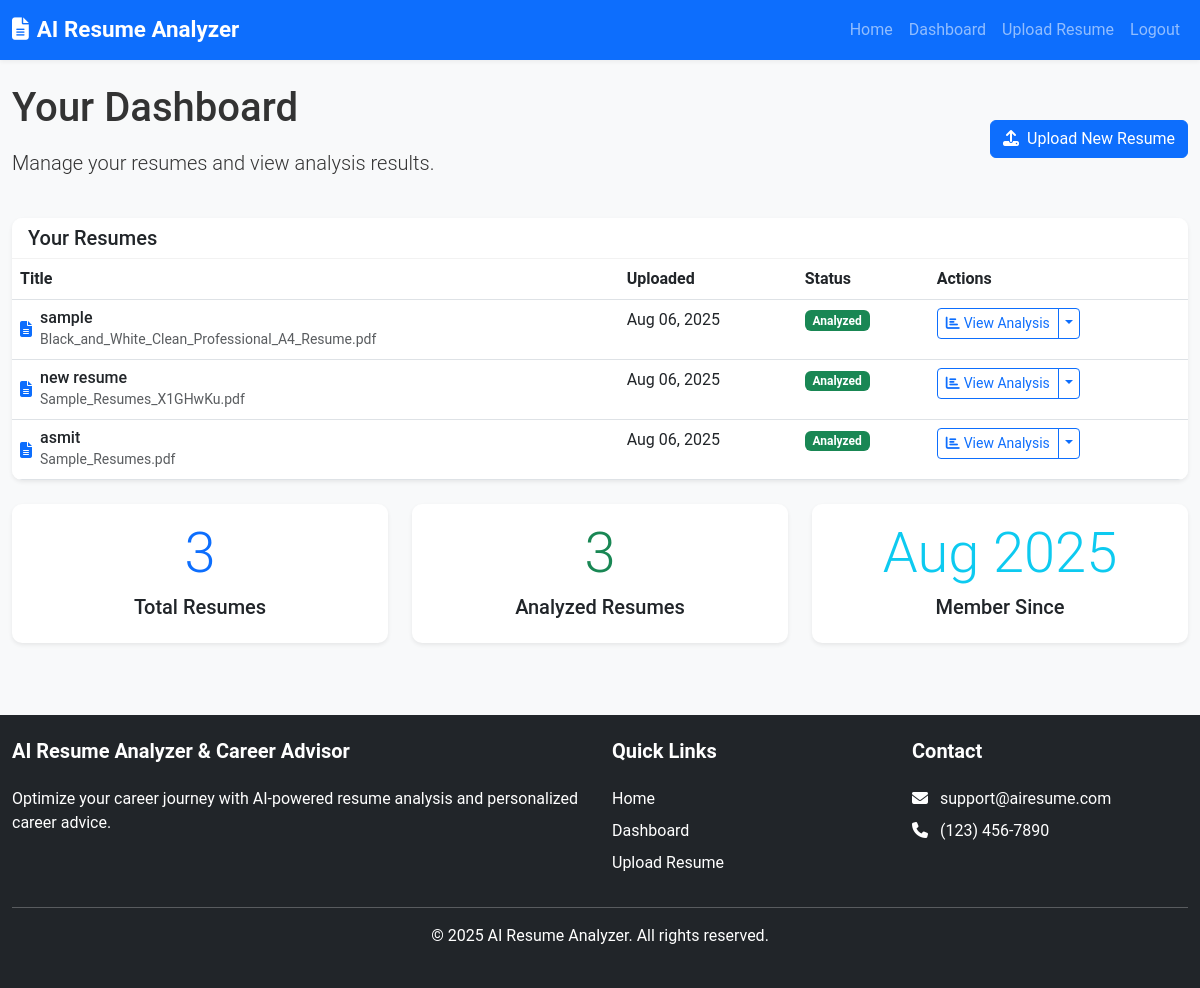
Before: /dashboard/ (signed in) with the older database file.
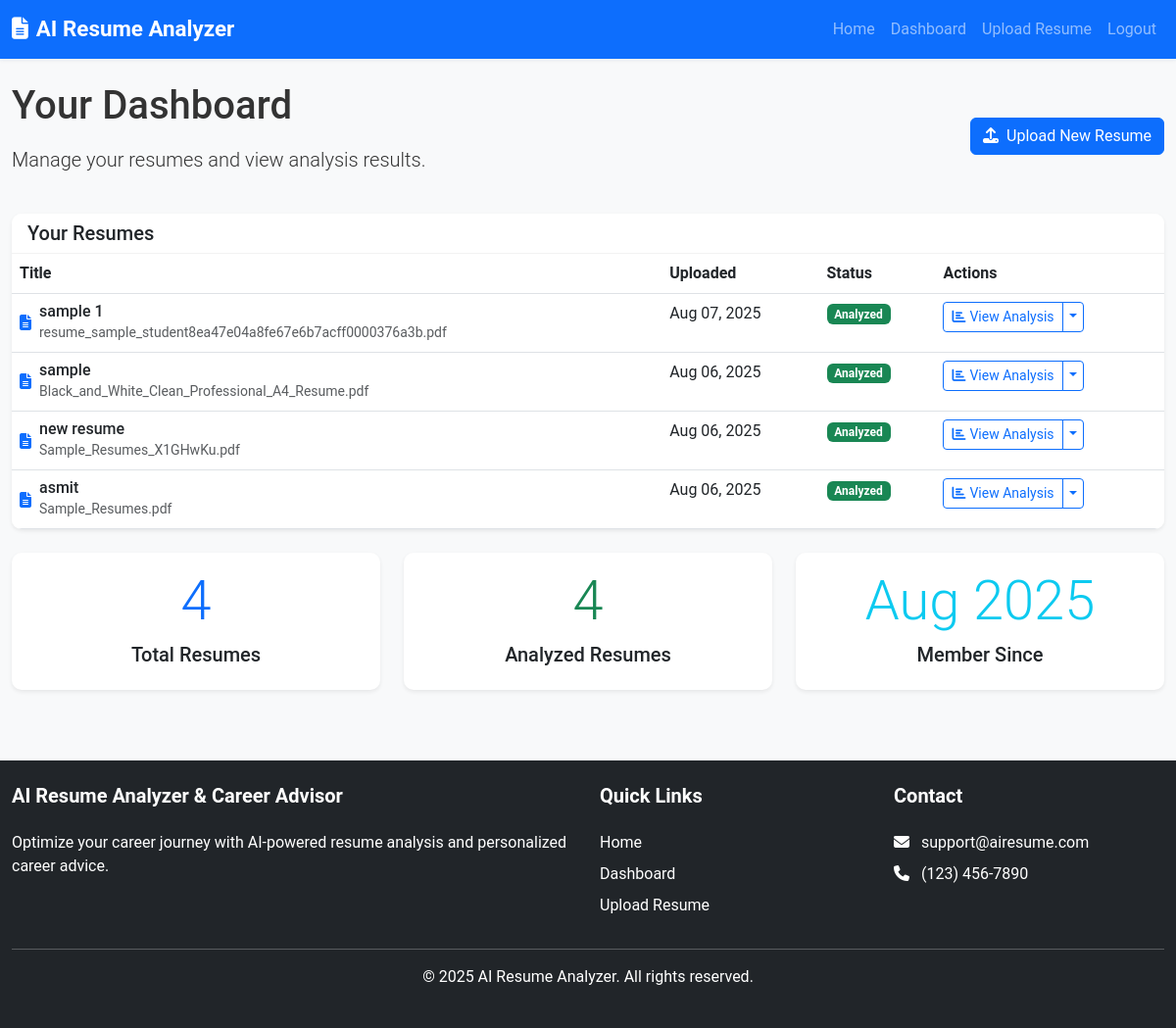
After: the same page with the newer database file.
### resume_app/models.py (models this page shows, shortened)
class Resume(models.Model):
    user = models.ForeignKey(User, on_delete=models.CASCADE, related_name='resumes')
    title = models.CharField(max_length=255)
    file = models.FileField(upload_to=resume_upload_path)
    uploaded_at = models.DateTimeField(auto_now_add=True)
    def filename(self):
        return os.path.basename(self.file.name)

### resume_app/views.py (the view)
# urls.py: path('dashboard/', views.dashboard, name='dashboard'),
@login_required
def dashboard(request):
    resumes = Resume.objects.filter(user=request.user).order_by('-uploaded_at')
    analyzed_resumes_count = Resume.objects.filter(user=request.user, analysis__isnull=False).count()
    return render(request, 'resume_app/dashboard.html', {
        'resumes': resumes,
        'analyzed_resumes_count': analyzed_resumes_count
    })

### resume_app/templates/resume_app/dashboard.html (shortened to what the changed rows need)
{% extends 'resume_app/base.html' %}
{% block content %}
<div class="row mb-4">
    <div class="col-md-8">
        <h1 class="mb-3">Your Dashboard</h1>
    </div>
</div>
{% if resumes %}
<div class="row">
    <div class="col-12">
        <div class="card shadow-sm">
            <div class="card-header bg-white">
                <h5 class="mb-0">Your Resumes</h5>
            </div>
            <div class="card-body p-0">
                <div class="table-responsive">
                    <table class="table table-hover mb-0">
                        <thead>
                            <tr>
                                <th>Title</th>
                                <th>Uploaded</th>
                                <th>Status</th>
                                <th>Actions</th>
                            </tr>
                        </thead>
                        <tbody>
                            {% for resume in resumes %}
                            <tr>
                                <td>
                                    <div class="d-flex align-items-center">
                                        <i class="fas fa-file-alt text-primary me-2"></i>
                                        <div>
                                            <h6 class="mb-0">{{ resume.title }}</h6>
                                            <small class="text-muted">{{ resume.filename }}</small>
                                        </div>
                                    </div>
                                </td>
                                <td>{{ resume.uploaded_at|date:"M d, Y" }}</td>
                                <td>
                                    {% if resume.analysis %}
                                    <span class="badge bg-success">Analyzed</span>
                                    {% else %}
                                    <span class="badge bg-warning text-dark">Not Analyzed</span>
                                    {% endif %}
                                </td>
                                <td>
                                    <div class="btn-group">
                                        {% if resume.analysis %}
                                        <a href="{% url 'resume_app:analyze_resume' resume.id %}" class="btn btn-sm btn-outline-primary">
                                            <i class="fas fa-chart-bar me-1"></i>View Analysis
                                        </a>
                                        {% else %}
                                        <a href="{% url 'resume_app:analyze_resume' resume.id %}" class="btn btn-sm btn-primary">
                                            <i class="fas fa-robot me-1"></i>Analyze
                                        </a>
                                        {% endif %}
                                        <button type="button" class="btn btn-sm btn-outline-primary dropdown-toggle dropdown-toggle-split" data-bs-toggle="dropdown">
                                        </button>
                                    </div>
                                </td>
                            </tr>
                            {% endfor %}
                        </tbody>
                    </table>
                </div>
            </div>
        </div>
    </div>
</div>
<div class="row mt-4">
    <div class="col-md-4 mb-4">
        <div class="card border-0 shadow-sm h-100">
            <div class="card-body text-center">
                <div class="display-4 text-primary mb-2">{{ resumes.count }}</div>
                <h5 class="card-title">Total Resumes</h5>
            </div>
        </div>
    </div>
    <div class="col-md-4 mb-4">
        <div class="card border-0 shadow-sm h-100">
            <div class="card-body text-center">
                <div class="display-4 text-success mb-2">{{ analyzed_resumes_count }}</div>
                <h5 class="card-title">Analyzed Resumes</h5>
            </div>
        </div>
    </div>
    <div class="col-md-4 mb-4">
        <div class="card border-0 shadow-sm h-100">
            <div class="card-body text-center">
                <div class="display-4 text-info mb-2">{{ user.date_joined|date:"M Y" }}</div>
                <h5 class="card-title">Member Since</h5>
            </div>
        </div>
    </div>
</div>
{% endif %}
{% endblock %}

Changed rows visible on the page:
added Resume: title "sample 1", filename "resume_sample_student8ea47e04a8fe67e6b7acff0000376a3b.pdf", uploaded_at "Aug 07, 2025", shows "Analyzed", shows "View Analysis"
Other visible differences:
{{ resumes.count }}: "3" → "4"
{{ analyzed_resumes_count }}: "3" → "4"
